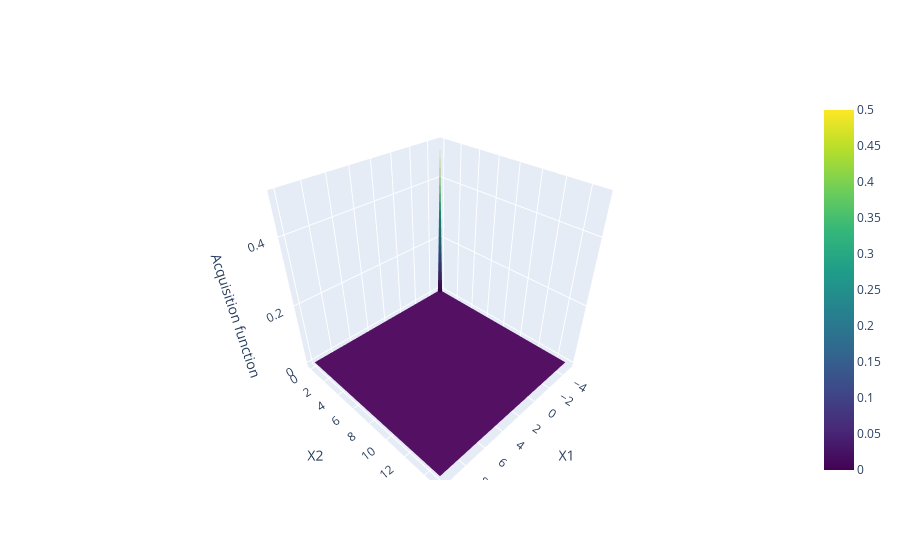

Here is the notebook cell this chart was saved with:
### Code cell
plot_3d_surface(x1, x2, improv)

### Figure 1 — Plotly figure (JSON) as saved in the notebook; plotly's stock layout.template omitted (floating-point values rounded to 4 significant figures; data arrays with more than 128 entries replaced by an {"elided": "..."} marker saying what was removed)
{"data": [{"colorscale": [[0, "#440154"], [0.1111, "#482878"], [0.2222, "#3e4989"], [0.3333, "#31688e"], [0.4444, "#26828e"], [0.5556, "#1f9e89"], [0.6667, "#35b779"], [0.7778, "#6ece58"], [0.8889, "#b5de2b"], [1, "#fde725"]], "type": "surface", "x": {"elided": "50x50 float values"}, "y": {"elided": "50x50 float values"}, "z": {"elided": "50x50 float values"}}], "layout": {"scene": {"xaxis": {"title": {"text": "X1"}}, "yaxis": {"title": {"text": "X2"}}, "zaxis": {"title": {"text": "Acquisition function"}}}}}
